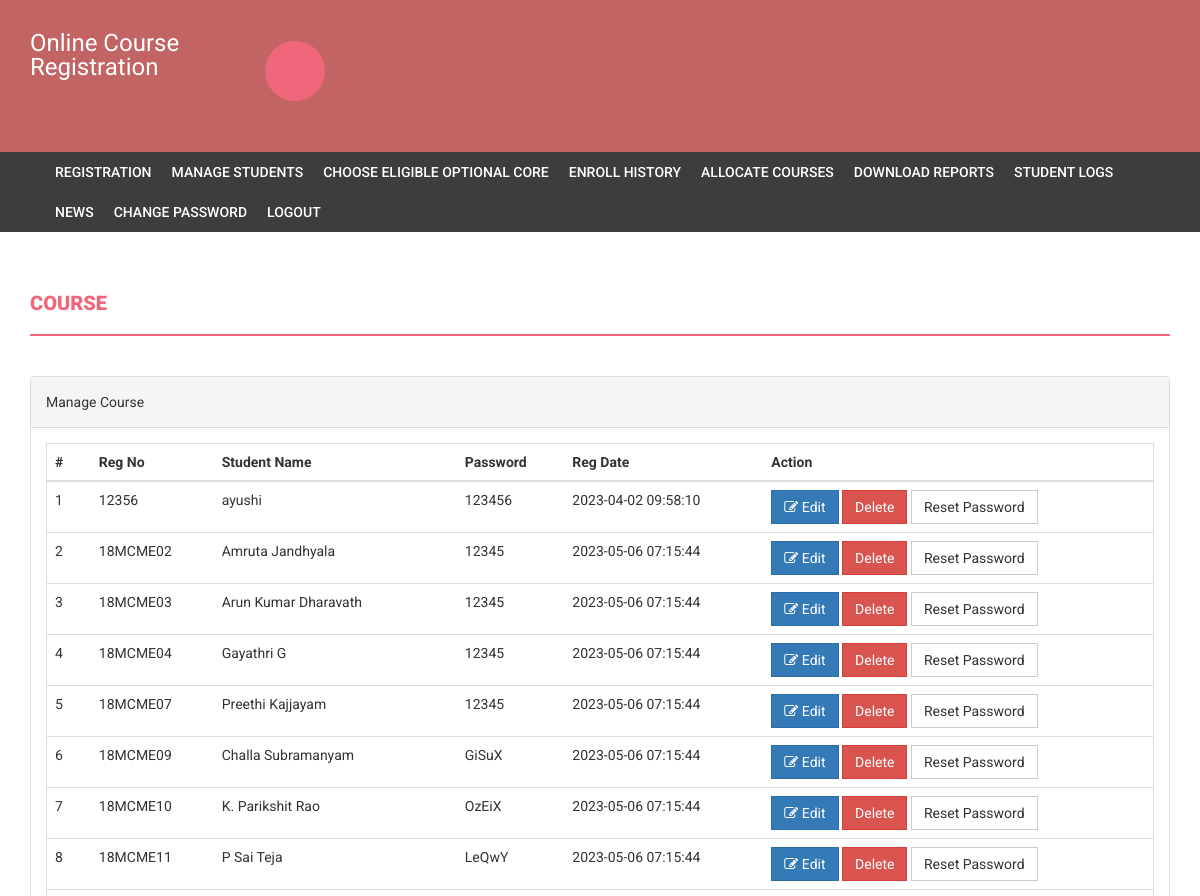
The app's page /onlinecourse/admin/manage-students.php (signed in, upper part), older data.
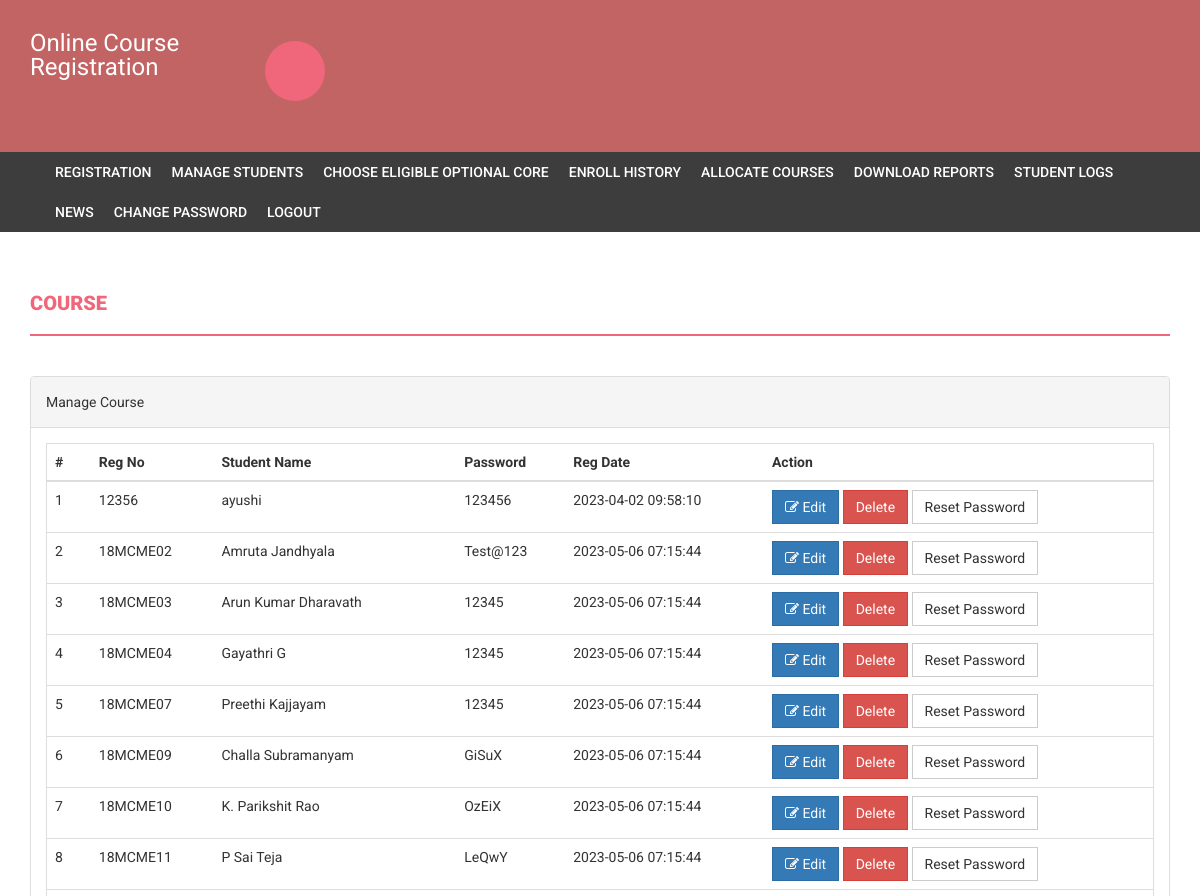
The same page, newer data.
### tables this page shows
CREATE TABLE `students` (
  `studentRegno` varchar(255) NOT NULL,
  `stream_id` int(11) NOT NULL,
  `studentPhoto` varchar(255) DEFAULT NULL,
  `password` varchar(255) NOT NULL DEFAULT 'Test@123',
  `studentName` varchar(255) DEFAULT NULL,
  `pincode` varchar(255) DEFAULT NULL,
  `session` varchar(255) DEFAULT NULL,
  `department` varchar(255) DEFAULT NULL,
  `semester` varchar(255) DEFAULT NULL,
  `cgpa` decimal(10,2) DEFAULT NULL,
  `courses_allocated_id` int(11) NOT NULL COMMENT 'course codes',
  `enrolment_status_optional` tinyint(1) NOT NULL,
  `enrolment_status_elective` tinyint(1) NOT NULL,
  `optional_core_choice_1` varchar(255) DEFAULT NULL,
  `optional_core_choice_2` varchar(255) DEFAULT NULL,
  `optional_core_choice_3` varchar(255) DEFAULT NULL,
  `password_status` tinyint(1) NOT NULL DEFAULT 0,
  `creationdate` timestamp NULL DEFAULT current_timestamp(),
  `updationDate` varchar(255) DEFAULT NULL
);

### onlinecourse/admin/manage-students.php (the view, shortened to what this page needs)
<?php
if(strlen($_SESSION['alogin'])==0)
    {
header('location:index.php');
}
else{
?>
<!DOCTYPE html>
<html xmlns="http://www.w3.org/1999/xhtml">
<head>
    <link href="../assets/css/bootstrap.css" rel="stylesheet" />
    <link href="../assets/css/font-awesome.css" rel="stylesheet" />
    <link href="../assets/css/style.css" rel="stylesheet" />
</head>
<body>
<?php include('includes/header.php');?>
<?php if($_SESSION['alogin']!="")
{
 include('includes/menubar.php');
}
 ?>
    <div class="content-wrapper">
        <div class="container">
              <div class="row">
                    <div class="col-md-12">
                        <h1 class="page-head-line">Course  </h1>
                    </div>
                </div>
                <div class="row" >
                <div class="col-md-12">
                    <div class="panel panel-default">
                        <div class="panel-heading">
                            Manage Course
                        </div>
                        <div class="panel-body">
                            <div class="table-responsive table-bordered">
                                <table class="table">
                                    <thead>
                                        <tr>
                                            <th>#</th>
                                            <th>Reg No </th>
                                            <th>Student Name </th>
                                            <th>Password</th>
                                             <th>Reg Date</th>
                                             <th>Action</th>
                                        </tr>
                                    </thead>
                                    <tbody>
<?php
$sql=mysqli_query($con,"select * from students");
$cnt=1;
while($row=mysqli_fetch_array($sql))
{
?>
                                        <tr>
                                            <td><?php echo $cnt;?></td>
                                            <td><?php echo htmlentities($row['studentRegno']);?></td>
                                            <td><?php echo htmlentities($row['studentName']);?></td>
                                            <td><?php echo htmlentities($row['password']);?></td>
                                            <td><?php echo htmlentities($row['creationdate']);?></td>
                                            <td>
                                            <a href="edit-student-profile.php?id=<?php echo $row['studentRegno']?>">
<button class="btn btn-primary"><i class="fa fa-edit "></i> Edit</button> </a>
<a href="manage-students.php?id=<?php echo $row['studentRegno']?>&del=delete" onClick="return confirm('Are you sure you want to delete?')">
                                            <button class="btn btn-danger">Delete</button>
</a>
<a href="manage-students.php?id=<?php echo $row['studentRegno']?>&pass=update" onClick="return confirm('Are you sure you want to reset password?')">
<button type="submit" name="submit" id="submit" class="btn btn-default">Reset Password</button>
</a>
                                            </td>
                                        </tr>
<?php
$cnt++;
} ?>
                                    </tbody>
                                </table>
                            </div>
                        </div>
                    </div>
                </div>
            </div>
        </div>
    </div>
</body>
</html>
<?php } ?>

Row changes from the older to the newer data that the page shows:
changed students "18MCME02": password "12345" → "Test@123"
